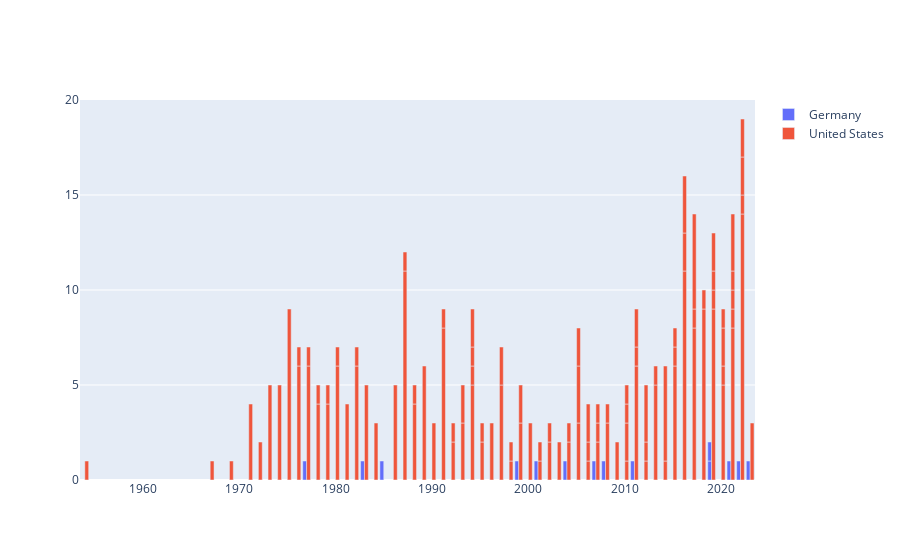

Notebook source saved alongside this figure:
### Code cell
#testing
comp_country_publications_yr('Germany','United States')
